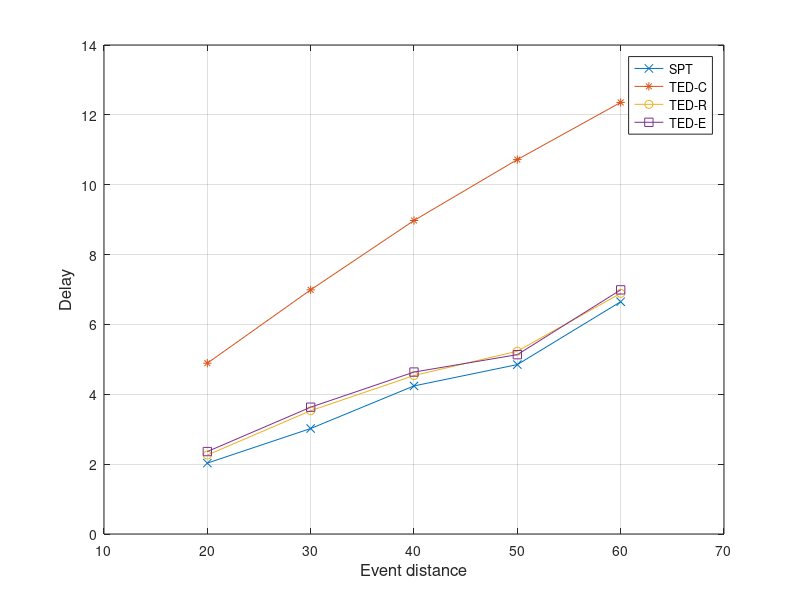

Write MATLAB code to recreate this figure.
x = [20 30 40 50 60]
y = [2.03 3.02 4.24 4.85 6.65]
y1 = [4.89 6.9901875 8.97575 10.719875 12.3554375]
y2 = [2.26 3.530375 4.5365 5.2345625 6.89]
y3 = [2.36 3.630375 4.6365 5.1345625 6.99]
plot(x, y, '-x', x, y1, '-*', x, y2, '-o', x, y3, '-s')
axis([10 70 0 14])
xlabel('Event distance', 'fontsize',12)
ylabel('Delay','fontsize',12)
legend('SPT', 'TED-C', 'TED-R', 'TED-E')
grid on
%set(h, 'Box', 'on')
